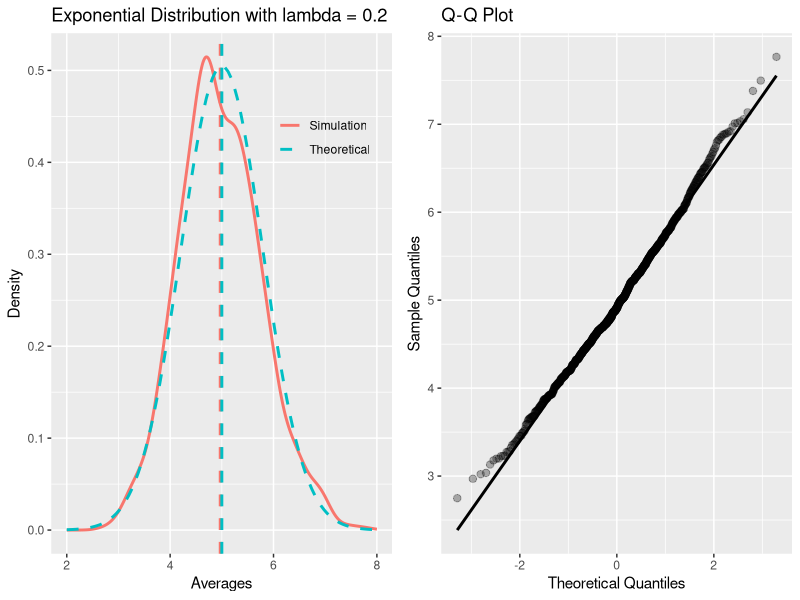
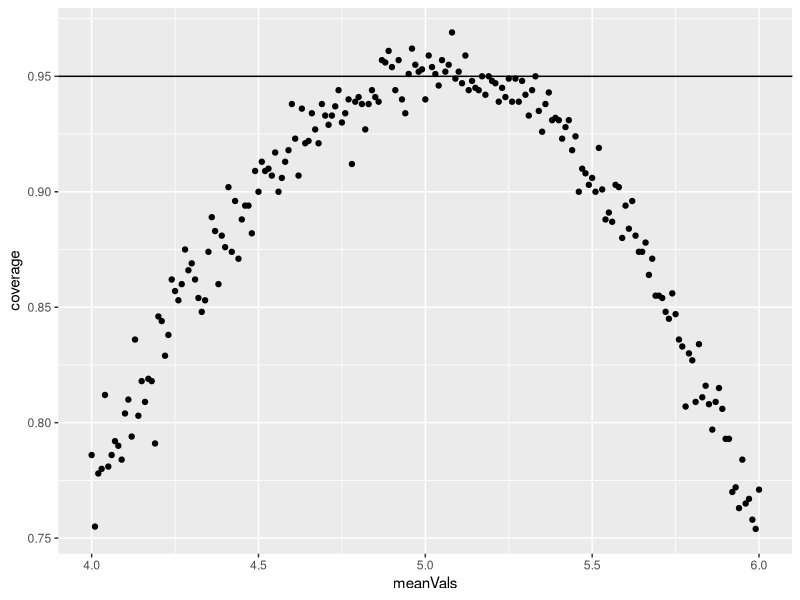

Write the R code that produced these figures, in order.
## ---- chunk 1
require(dplyr)
require(ggplot2)
require(gridExtra)
## ---- chunk 2
set.seed(50)
s <- 1000; 
n <- 40; 
lambda <- 0.2

simulation <- rexp(n * s, rate = lambda) %>% # generate exp dist with 40000 values
    matrix(nrow = s, ncol = n) %>%      # create a 1000 X 40 matrix
    rowMeans %>%                        # take the mean of all rows
    data.frame(values = .) %>%      # create data.frame with means
    tbl_df
## ---- chunk 3
plot.theme <- theme(legend.position = c(.8, .8), legend.title = element_blank(),
    legend.background = element_rect(fill='transparent'),
    legend.key = element_rect(fill='transparent', color='transparent'))
## ---- chunk 4
g1 <- ggplot(simulation, aes(x = values)) + 
    stat_density(aes(colour = 'Simulation'), geom = 'line', size = 1) +
    stat_function(data = data.frame(x = c(2, 8)), aes(x = x, colour = 'Theoretical'), 
                  geom = 'line', linetype = 'dashed', size = 1,
                  fun = dnorm, args = list(mean = 5, sd = sqrt(0.625))) +
    geom_vline(data = data.frame(x = mean(simulation$values), y = 5) %>% stack, 
               aes(xintercept = values, colour = ind),
               linetype = 'dashed', size = 1) +
    scale_color_manual(values = c('Simulation'='#F8766D', 'x'='#F8766D', 
                                  'Theoretical'='#00BFC4', 'y'='#00BFC4'),
                       breaks = c('Simulation', 'Theoretical')) +
    labs(title='Exponential Distribution with lambda = 0.2', x='Averages', y='Density') +
    plot.theme

g2 <- ggplot(simulation$values %>% qqnorm(plot=F) %>% as.data.frame, aes(x = x, y = y)) +
    geom_smooth(method = 'lm', se=F, colour = 'black') +
    geom_point(alpha = 0.3, size = 2.2) +
    labs(title = 'Q-Q Plot', x = 'Theoretical Quantiles', y = 'Sample Quantiles')

suppressMessages(grid.arrange(g1, g2, nrow = 1))
## ---- chunk 5
meanVals <- seq(4, 6, by = 0.01)
coverage <- sapply(meanVals, function(val) {
        mhats <- rexp(n * s, rate = lambda) %>% matrix(nrow = s, ncol = n) %>% rowMeans
        ll <- mhats - qnorm(.975) * sqrt(1/lambda^2/n)
        ul <- mhats + qnorm(.975) * sqrt(1/lambda^2/n)
        mean(ll < val & ul > val)
})
coverage[meanVals == 5]

## ---- chunk 6
qplot(meanVals, coverage) + geom_hline(yintercept = 0.95)
